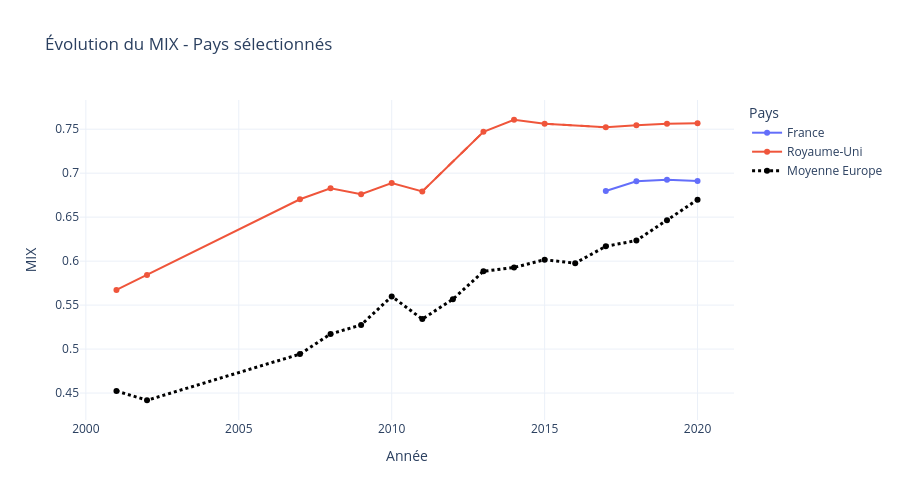

Notebook code for this chart:
### Code cell
plot_mix_pays(df_mix, ["FR", "GB"])

### Figure 1 — Plotly figure (JSON) as saved in the notebook; plotly's stock layout.template omitted (floating-point values rounded to 4 significant figures)
{"data": [{"line": {"color": "#636EFA"}, "marker": {"color": "#636EFA"}, "mode": "lines+markers", "name": "France", "type": "scatter", "x": [2017, 2018, 2019, 2020], "y": [0.6798, 0.6907, 0.6924, 0.6912]}, {"line": {"color": "#EF553B"}, "marker": {"color": "#EF553B"}, "mode": "lines+markers", "name": "Royaume-Uni", "type": "scatter", "x": [2001, 2002, 2007, 2008, 2009, 2010, 2011, 2013, 2014, 2015, 2017, 2018, 2019, 2020], "y": [0.5672, 0.5842, 0.6703, 0.6827, 0.6761, 0.6888, 0.6793, 0.7471, 0.7608, 0.7563, 0.7521, 0.7546, 0.7563, 0.7567]}, {"line": {"color": "#EF553B", "dash": "dash"}, "mode": "lines", "showlegend": false, "type": "scatter", "x": [2011, 2013], "y": [0.6793, 0.7471]}, {"line": {"color": "#EF553B", "dash": "dash"}, "mode": "lines", "showlegend": false, "type": "scatter", "x": [2015, 2017], "y": [0.7563, 0.7521]}, {"line": {"color": "black", "dash": "dot", "width": 3}, "mode": "lines+markers", "name": "Moyenne Europe", "type": "scatter", "x": [2001, 2002, 2007, 2008, 2009, 2010, 2011, 2012, 2013, 2014, 2015, 2016, 2017, 2018, 2019, 2020], "y": [0.4524, 0.4418, 0.4943, 0.5171, 0.5275, 0.5599, 0.5341, 0.5567, 0.5884, 0.5928, 0.6016, 0.5977, 0.6168, 0.6234, 0.6466, 0.6698]}], "layout": {"height": 500, "legend": {"title": {"text": "Pays"}}, "title": {"text": "Évolution du MIX - Pays sélectionnés"}, "width": 900, "xaxis": {"title": {"text": "Année"}}, "yaxis": {"title": {"text": "MIX"}}}}
